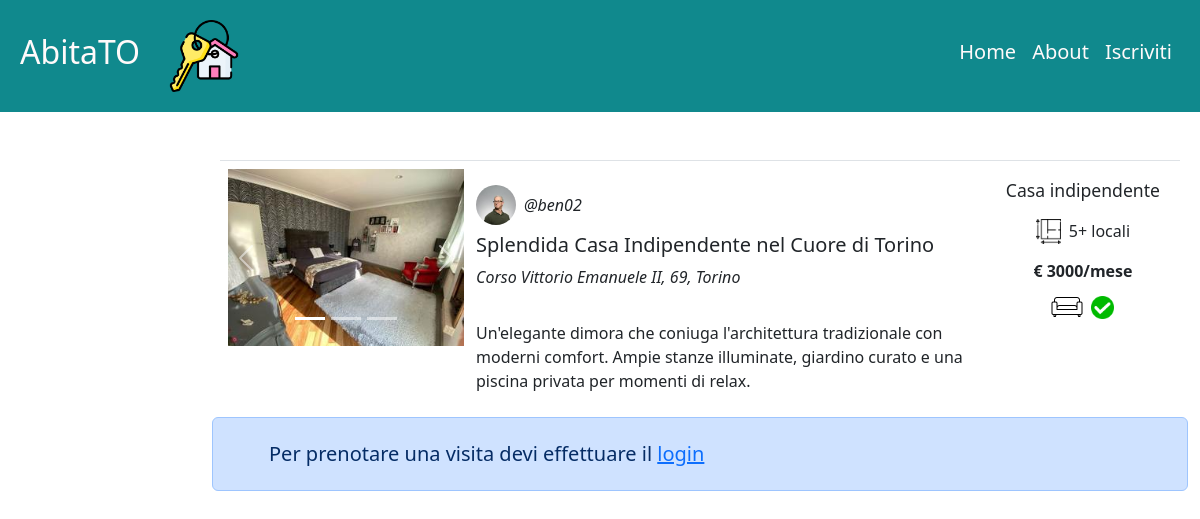
The app's page /annunci/2 with its own data.
### tables this page shows
CREATE TABLE "foto" (
	"nome_file"	TEXT NOT NULL,
	"ID_annuncio"	INTEGER NOT NULL,
	PRIMARY KEY("nome_file"),
	FOREIGN KEY("ID_annuncio") REFERENCES "annunci"("ID_annuncio")
);

CREATE TABLE "utenti" (
	"Mail_utente"	TEXT NOT NULL UNIQUE,
	"Username"	TEXT NOT NULL UNIQUE,
	"Password"	TEXT NOT NULL,
	"Tipo"	INTEGER NOT NULL,
	"Img_prof"	TEXT,
	"User_id"	INTEGER NOT NULL,
	PRIMARY KEY("User_id" AUTOINCREMENT)
);

CREATE TABLE "annunci" (
	"ID_annuncio"	INTEGER NOT NULL,
	"Locali"	INTEGER NOT NULL,
	"Disponibile"	INTEGER NOT NULL,
	"Tipo_casa"	TEXT NOT NULL,
	"Titolo"	TEXT NOT NULL,
	"Arredo"	INTEGER NOT NULL,
	"Prezzo"	INTEGER NOT NULL,
	"Descrizione"	TEXT NOT NULL,
	"Indirizzo"	TEXT NOT NULL,
	"id_locatore"	INTEGER NOT NULL,
	PRIMARY KEY("ID_annuncio" AUTOINCREMENT),
	FOREIGN KEY("id_locatore") REFERENCES "utenti"("User_id")
);

### app.py (the view, shortened to what this page needs)
@app.route('/annunci/<int:ID_annuncio>')
def single_post(ID_annuncio):
    post_result = annunci_dao.get_post_by_ID(ID_annuncio)
    post=dict(post_result)
    photos_result=foto_dao.get_photos_by_PostID(ID_annuncio)
    photos_db = []
    for row in photos_result:
        photos_db.append(row['nome_file'])
    post['Photos']=photos_db
    post['ID_annuncio']=ID_annuncio
    today = datetime.now().date()
    start_date = today + timedelta(days=1)
    end_date = today + timedelta(days=7)
    return render_template('post.html', post=post, start_date=start_date, end_date=end_date)

### annunci_dao.py (called while the page is built)
def get_post_by_ID(ID_annuncio): #gets single post by ID
    conn = sqlite3.connect('db/db_affitti.db')
    conn.row_factory = sqlite3.Row
    cursor = conn.cursor()
    sql = 'SELECT * FROM annunci a, utenti u WHERE u.User_id=a.id_locatore AND a.ID_annuncio = ?'
    cursor.execute(sql, (ID_annuncio,))
    posts = cursor.fetchone()
    cursor.close()
    conn.close()
    return posts

### foto_dao.py (called while the page is built)
def get_photos_by_PostID(ID_post): #gets all the photos of a single post
    conn = sqlite3.connect('db/db_affitti.db')
    conn.row_factory = sqlite3.Row
    cursor = conn.cursor()
    sql = 'SELECT nome_file FROM foto WHERE ID_annuncio = ?'
    cursor.execute(sql,(ID_post,))
    photos = cursor.fetchall()
    cursor.close()
    conn.close()
    return photos

### templates/post.html (shortened to what this page needs)
{% extends "base.html" %}
{% block content %}
<div class="container-fluid mt-4">
  <div class="row justify-content-end">
    <main class="col-lg-10 col-md-12">
      <div class="row border-top p-2 mx-2">
        <div class="col-lg-3 col-md-6 col-sm-12 px-0">
              <div id="carouselExampleIndicators" class="carousel slide">
                <div class="carousel-indicators">
                  {%for photo in post.Photos%}
                  {%if loop.index==1%}
                  <button type="button" data-bs-target="#carouselExampleIndicators" data-bs-slide-to="{{loop.index-1}}" class="active" aria-current="true" aria-label="Slide {{loop.index}}"></button>
                  {%else%}
                  <button type="button" data-bs-target="#carouselExampleIndicators" data-bs-slide-to="{{loop.index-1}}" aria-label="Slide {{loop.index}}"></button>
                  {%endif%}
                  {%endfor%}
                </div>
                <div class="carousel-inner">
                  {%for photo in post.Photos%}
                  <div class="carousel-item {%if loop.index==1%} active{%endif%}">
                    <img src="{{ url_for('static', filename= photo ) }}" class="d-block w-100" alt="Questa è un immagine dell'annuncio">
                  </div>
                  {%endfor%}
                </div>
                <button class="carousel-control-prev" type="button" data-bs-target="#carouselExampleIndicators" data-bs-slide="prev">
                  <span class="carousel-control-prev-icon" aria-hidden="true"></span>
                </button>
                <button class="carousel-control-next" type="button" data-bs-target="#carouselExampleIndicators" data-bs-slide="next">
                  <span class="carousel-control-next-icon" aria-hidden="true"></span>
                </button>
              </div>
          </div>
        <div class="col-lg-9 col-md-6 col-sm-12">
          <section class="mt-2">
            <div class="d-flex flex-row justify-content-between">
              <div class="d-flex flex-column justify-content-start">
                  <div class="d-flex align-items-center">
                    <img class="usrimg rounded-circle" src="{{ url_for('static', filename=post.Img_prof) }}"
                    alt="Questa è l'immagine dell'utente {{ post.Username |e }}">
                    <p class="fs-6 fst-italic pb-0 mb-0 d-flex align-items-center">@{{post.Username |e}}</p>
                  </div>
                  <h5 class="mt-auto"><a class="link link-dark link-offset-2 link-underline-dark link-underline-opacity-0 link-underline-opacity-50-hover" aria-current="page"
                                href="{{url_for('single_post', ID_annuncio=post.ID_annuncio)}}">{{post.Titolo}}</a></h5>
                  <p class="fw-medium fst-italic pb-3">{{ post.Indirizzo |e }}</p>
                  <p>{{ post.Descrizione |e }}</p>
              </div>
              <div class="flex-shrink-0 d-flex flex-column justify-content-center ms-2 align-self-start" id="myPostRightAside">
                <p class="myTypeText d-flex justify-content-center">{{post.Tipo_casa}}</p>
                <div class="fs-6 d-flex justify-content-center">
                  <img class="myRoomsIcon me-2" src="{{ url_for('static', filename='rooms_icon.png') }}" alt="Numero di locali" title="Numbero di locali">
                  <p>{{post.Locali}}{% if post.Locali==5%}+{%endif%} local{% if post.Locali==1%}e{%else%}i{%endif%}</p>
                </div>
                <div class="d-flex flex-row justify-content-center align-items-center mb-2 fw-bold">
                  <p class="fs-6 pb-0 mb-0">€ {{post.Prezzo}}/mese </p>
                </div>
                <div class="fs-6 d-flex justify-content-center align-items-center">
                  <img class="myFurnitureIcon me-2" src="{{ url_for('static', filename='furniture_icon.png') }}" alt="Arredata" title="Arredata">
                  {% if post.Arredo==1%}
                  <img class="myCheckIcon" src="{{ url_for('static', filename='check.png') }}" alt="Arredata" title="Arredata">
                  {%else%}
                  <img class="myNotCheckIcon" src="{{ url_for('static', filename='not_check.png') }}" alt="Non Arredata" title="Non Arredata">
                  {%endif%}
                </div>
              </div>
            </div>
          </section>
          </div>
        </div>
          {% if current_user.is_authenticated%}
            {% if current_user.id!=post.id_locatore%}
            <div class="card">
              <div class="card-header pb-0 my_card_header">
                <h5 class="card-title">Prenota una visita</h5>
              </div>
              <div class="card-body my_card_body">
                <form action="/prenotazione/new" method="POST" enctype="multipart/form-data">
                  <div class="mb-3 form-group">
                    <label for="dateTextInput" class="form-label">Seleziona una data</label>
                    <input class="form-control" type="date" name="Data" id="dateTextInput" min="{{ start_date }}" max="{{ end_date }}" required>
                  </div>
                  <div class="mb-3 form-group">
                    <label for="time_slot" class="form-label">Seleziona una fascia oraria:</label>
                    <select class="form-select" id="time_slot" name="Ora" required>
                        {% for date in next_week.keys() %}
                            {% for time_slot in next_week[date] %}
                                <option value="{{ time_slot }}">{{ date.strftime('%d/%m/%Y') }} : {{ time_slot }}</option>
                            {% endfor %}
                        {% endfor %}
                    </select>
                  </div>
                    <div class="mb-3 form-group">
                      <label for="selezionaOpzioneTipo">Seleziona un tipo</label>
                      <select class="form-select" id="selezionaOpzioneTipo" name="Modalità" required>
                          <option value="0">Presenza</option>
                          <option value="1">Remoto</option>
                      </select>
                      </div>
                <button type="submit" class="btn btn-primary myFormButton">Richiedi</button>
                <input type="number" name="ID_annuncio" value="{{ post.ID_annuncio }}" hidden>
              </form>
              </div>
            </div>
            {%else%}
              <div>
                <h5 class="mt-2">Puoi visualizzare le prenotazioni per la visita sulla tua <a class="link-offset-2 link-underline link-underline-opacity-75 link-opacity-75-hover" aria-current="page"
                                            href="{{url_for('profile', username=current_user.username)}}">pagina personale</a></h5>
            {%endif%}
          {%else%}
            <div>
              <div class="alert alert-primary d-flex align-items-center" role="alert">
                <lord-icon src="https://cdn.lordicon.com/ygvjgdmk.json" trigger="hover" style="width:40px;height:40px">
                </lord-icon>
                <div>
                  <h5 class="mb-0">Per prenotare una visita devi effettuare il <a class="link" href="{{url_for('home')}}">login</a></h5>
                </div>
              </div>
            </div>
          {%endif%}
    </main>
  </div>
</div>
{% endblock %}

### static/style.css (style rules this page uses)
.usrimg { display: inline; height: 40px; vertical-align: middle; margin: 0.5rem 0.5rem 0.5rem 0rem; }
.myTypeText { font-size: 1.1rem; }
.myRoomsIcon { display: inline; height: 25px; vertical-align: middle; }
.myCheckIcon { display: inline; height: 23px; vertical-align: middle; }
#myPostRightAside { flex-shrink: 0; }

### records on screen
foto: nome_file (picture)
utenti: Img_prof+Username (picture), Username "ben02"
annunci: Titolo "Splendida Casa Indipendente nel Cuore di Torino", Indirizzo "Corso Vittorio Emanuele II, 69, Torino", Descrizione "Un'elegante dimora che coniuga l'architettura tradizionale con moderni comfort. Ampie stanze illuminate, giardino curato e una piscina privata per momenti di relax.", Tipo_casa "Casa indipendente", Locali "5", Prezzo "3000"
